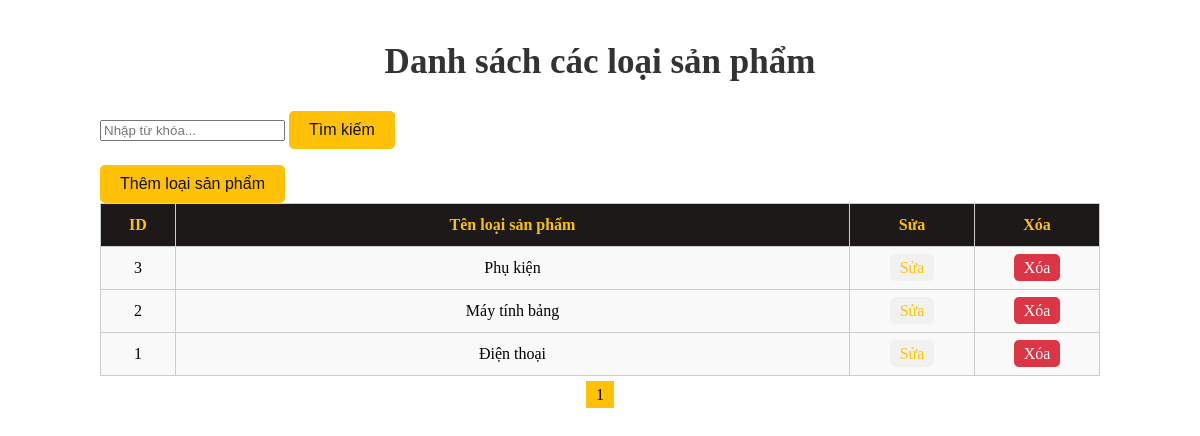
/Xmobile-master/admins/admincp/pages/content/phanloaisp.php, run on the app's committed database.
### tables this page shows
CREATE TABLE `types` (
  `Id` int(11) NOT NULL,
  `Name` varchar(255) NOT NULL
);

### Xmobile-master/admins/admincp/pages/content/phanloaisp.php (the view, shortened to what this page needs)
<?php
            if(isset($_GET["keyword"])){
                $keyword = $_GET["keyword"];
            } else {
                $keyword = "";
            }
    include_once "../../connection/open.php";
    $recordsPerPage = 5;
    $sqlCount = "SELECT COUNT(*) AS total FROM types WHERE Name LIKE '%$keyword%'";
    $resultCount = mysqli_query($connection, $sqlCount);
    $row = mysqli_fetch_assoc($resultCount);
    $totalRecords = $row['total'];
    $pages = ceil($totalRecords / $recordsPerPage);
    if(isset($_GET["page"])){
                $page = $_GET["page"];
            } else {
                $page = 1;
            }
    $start = ($page - 1) * $recordsPerPage;
    $sql_types = "SELECT * FROM types
                  WHERE Name LIKE '%$keyword%'
                  ORDER BY Id DESC
                  LIMIT $start, $recordsPerPage";
    $types = mysqli_query($connection, $sql_types);
?>
<link rel="stylesheet" href="css/style_table.css">
<div class="container mx-auto">
    <h2>Danh sách các loại sản phẩm</h2>
    <form method="GET" action="index.php" class="flex items-center gap-3 mb-3">
        <input type="text" name="keyword" placeholder="Nhập từ khóa..." value="<?php echo $keyword ?>"
            class="flex-1 px-4 py-2 border border-gray-300 rounded-lg focus:outline-none focus:ring-2 focus:ring-blue-500">
        <button type="submit"
            class="px-4 py-2 bg-blue-600 text-black rounded-lg hover:bg-blue-700 transition duration-200">
            Tìm kiếm
        </button>
    </form>
    <a href="index.php?action=themloaisanpham">
        <button type="button" class="button">
            Thêm loại sản phẩm
        </button>
    </a>
    <table border="1px" cellspacing="0" cellpadding="0" width="80%">
        <thead class="bg-gray-100">
            <tr>
                <th width="50px">ID</th>
                <th>Tên loại sản phẩm</th>
                <th width="100px">Sửa</th>
                <th width="100px">Xóa</th>
            </tr>
        </thead>
        <tbody>
            <?php foreach ($types as $type){ ?>
                <tr>
                    <td><?php echo $type['Id']; ?></td>
                    <td><?php echo $type['Name']; ?></td>
                    <td>
                        <a href="index.php?action=sualoaisanpham&id=<?php echo $type['Id']; ?>">Sửa</a>
                    </td>
                    <td>
                        <a href="types/destroy.php?id=<?php echo $type['Id']; ?>" class="delete">Xóa</a>
                    </td>
                </tr>
            <?php } ?>
        </tbody>
    </table>
    <div style="margin-top: 10px; text-align: center;">
        <?php for ($i = 1; $i <= $pages; $i++) {
            $link = "index.php?action=quanlyphanloaisp&page=$i";
        ?>
            <a href="<?php echo $link; ?>"
               style="margin: 0 5px; padding: 5px 10px; text-decoration: none;
                      <?php echo ($i == $page) ? 'background-color: #ffc107; color: black;' : 'border: 1px solid #ccc;' ?>">
                <?php echo $i; ?>
            </a>
        <?php } ?>
    </div>
</div>

### Xmobile-master/admins/admincp/css/style_table.css (style rules this page uses)
h2 { text-align: center; font-size: 35px; color: #333333; }
.container { max-width: 1000px; margin: auto; padding: 5px 30px; }
button { background-color: #ffc107; color: #121212; padding: 10px 20px; border: none; font-size: 16px; border-radius: 5px; cursor: pointer; margin: 0 0; }
table { width: 100%; border-collapse: collapse; }
th, td { padding: 12px; text-align: center; font-size: 16px; border: 1px solid #ccc; }
th { background-color: #1d1919; color: #ffc107; font-weight: bold; }
td { background-color: #f9f9f9; color: #000; }
td a { color: #ffc107; text-decoration: none; padding: 5px 10px; border-radius: 5px; background-color: #f1f1f1; }
td a.delete { background-color: #dc3545; color: white; }

### data on the page
types: Id "3", Name "Phụ kiện"
types: Id "2", Name "Máy tính bảng"
types: Id "1", Name "Điện thoại"
